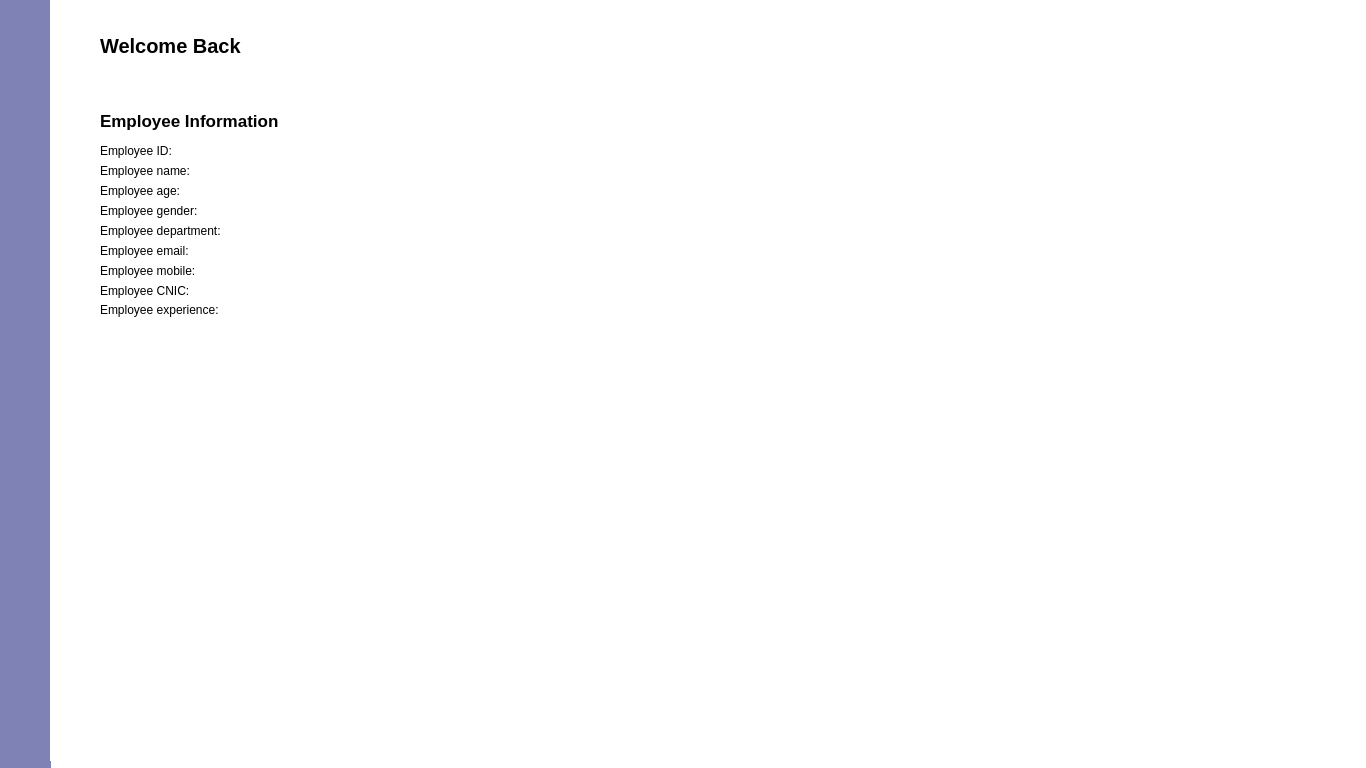
<?xml version="1.0" encoding="UTF-8"?>
<ui version="4.0">
 <class>Dashboard</class>
 <widget class="QDialog" name="Dashboard">
  <property name="geometry">
   <rect>
    <x>0</x>
    <y>0</y>
    <width>1366</width>
    <height>768</height>
   </rect>
  </property>
  <property name="windowTitle">
   <string>Dashboard</string>
  </property>
  <property name="styleSheet">
   <string notr="true">background-color: rgb(255, 255, 255);</string>
  </property>
  <widget class="QWidget" name="nav_widget" native="true">
   <property name="geometry">
    <rect>
     <x>0</x>
     <y>0</y>
     <width>51</width>
     <height>768</height>
    </rect>
   </property>
   <property name="styleSheet">
    <string notr="true">background-color: rgb(127, 130, 181); 
border: none;</string>
   </property>
   <widget class="QPushButton" name="salary_btn">
    <property name="geometry">
     <rect>
      <x>10</x>
      <y>150</y>
      <width>31</width>
      <height>21</height>
     </rect>
    </property>
    <property name="cursor">
     <cursorShape>PointingHandCursor</cursorShape>
    </property>
    <property name="styleSheet">
     <string notr="true">border: none;
 background-color: transparent;</string>
    </property>
    <property name="text">
     <string/>
    </property>
   </widget>
   <widget class="QPushButton" name="performance_btn">
    <property name="geometry">
     <rect>
      <x>10</x>
      <y>220</y>
      <width>31</width>
      <height>21</height>
     </rect>
    </property>
    <property name="cursor">
     <cursorShape>PointingHandCursor</cursorShape>
    </property>
    <property name="styleSheet">
     <string notr="true">border: none;
 background-color: transparent;</string>
    </property>
    <property name="text">
     <string/>
    </property>
   </widget>
   <widget class="QPushButton" name="attendance_btn">
    <property name="geometry">
     <rect>
      <x>10</x>
      <y>190</y>
      <width>31</width>
      <height>21</height>
     </rect>
    </property>
    <property name="cursor">
     <cursorShape>PointingHandCursor</cursorShape>
    </property>
    <property name="styleSheet">
     <string notr="true">border: none;
 background-color: transparent;</string>
    </property>
    <property name="text">
     <string/>
    </property>
   </widget>
   <widget class="QPushButton" name="logout_btn">
    <property name="geometry">
     <rect>
      <x>10</x>
      <y>260</y>
      <width>31</width>
      <height>21</height>
     </rect>
    </property>
    <property name="cursor">
     <cursorShape>PointingHandCursor</cursorShape>
    </property>
    <property name="styleSheet">
     <string notr="true">border: none;
 background-color: transparent;</string>
    </property>
    <property name="text">
     <string/>
    </property>
   </widget>
   <widget class="QLabel" name="emp_label">
    <property name="geometry">
     <rect>
      <x>10</x>
      <y>30</y>
      <width>21</width>
      <height>31</height>
     </rect>
    </property>
    <property name="text">
     <string/>
    </property>
    <property name="pixmap">
     <pixmap>../icons/employee.png</pixmap>
    </property>
   </widget>
   <widget class="QPushButton" name="home_btn">
    <property name="geometry">
     <rect>
      <x>10</x>
      <y>110</y>
      <width>31</width>
      <height>21</height>
     </rect>
    </property>
    <property name="cursor">
     <cursorShape>PointingHandCursor</cursorShape>
    </property>
    <property name="text">
     <string/>
    </property>
   </widget>
  </widget>
  <widget class="QStackedWidget" name="stackedWidget">
   <property name="geometry">
    <rect>
     <x>50</x>
     <y>0</y>
     <width>1311</width>
     <height>761</height>
    </rect>
   </property>
   <property name="styleSheet">
    <string notr="true">background-color: white;</string>
   </property>
   <widget class="QWidget" name="home_page">
    <widget class="QWidget" name="widget" native="true">
     <property name="geometry">
      <rect>
       <x>40</x>
       <y>80</y>
       <width>491</width>
       <height>241</height>
      </rect>
     </property>
     <widget class="QLabel" name="empInfo_label">
      <property name="geometry">
       <rect>
        <x>10</x>
        <y>30</y>
        <width>211</width>
        <height>21</height>
       </rect>
      </property>
      <property name="styleSheet">
       <string notr="true">color: black;
font-size: 17px;
font-weight: 1000;
</string>
      </property>
      <property name="text">
       <string>Employee Information</string>
      </property>
     </widget>
     <widget class="QLabel" name="empID_label">
      <property name="geometry">
       <rect>
        <x>10</x>
        <y>60</y>
        <width>241</width>
        <height>21</height>
       </rect>
      </property>
      <property name="styleSheet">
       <string notr="true">color: black;

</string>
      </property>
      <property name="text">
       <string>Employee ID:</string>
      </property>
     </widget>
     <widget class="QLabel" name="empName_label">
      <property name="geometry">
       <rect>
        <x>10</x>
        <y>80</y>
        <width>241</width>
        <height>21</height>
       </rect>
      </property>
      <property name="styleSheet">
       <string notr="true">color: black;

</string>
      </property>
      <property name="text">
       <string>Employee name:</string>
      </property>
     </widget>
     <widget class="QLabel" name="empEmail_label">
      <property name="geometry">
       <rect>
        <x>10</x>
        <y>160</y>
        <width>241</width>
        <height>21</height>
       </rect>
      </property>
      <property name="styleSheet">
       <string notr="true">color: black;

</string>
      </property>
      <property name="text">
       <string>Employee email:</string>
      </property>
     </widget>
     <widget class="QLabel" name="empDept_label">
      <property name="geometry">
       <rect>
        <x>10</x>
        <y>140</y>
        <width>241</width>
        <height>21</height>
       </rect>
      </property>
      <property name="styleSheet">
       <string notr="true">color: black;
</string>
      </property>
      <property name="text">
       <string>Employee department:</string>
      </property>
     </widget>
     <widget class="QLabel" name="empMobile_label">
      <property name="geometry">
       <rect>
        <x>10</x>
        <y>180</y>
        <width>241</width>
        <height>21</height>
       </rect>
      </property>
      <property name="styleSheet">
       <string notr="true">color: black;

</string>
      </property>
      <property name="text">
       <string>Employee mobile: </string>
      </property>
     </widget>
     <widget class="QLabel" name="empCnic_label">
      <property name="geometry">
       <rect>
        <x>10</x>
        <y>200</y>
        <width>431</width>
        <height>21</height>
       </rect>
      </property>
      <property name="styleSheet">
       <string notr="true">color: black;

</string>
      </property>
      <property name="text">
       <string>Employee CNIC:</string>
      </property>
     </widget>
     <widget class="QLabel" name="empExp_label">
      <property name="geometry">
       <rect>
        <x>10</x>
        <y>220</y>
        <width>241</width>
        <height>20</height>
       </rect>
      </property>
      <property name="styleSheet">
       <string notr="true">color: black;

</string>
      </property>
      <property name="text">
       <string>Employee experience:</string>
      </property>
     </widget>
     <widget class="QLabel" name="empAge_label">
      <property name="geometry">
       <rect>
        <x>10</x>
        <y>100</y>
        <width>241</width>
        <height>21</height>
       </rect>
      </property>
      <property name="styleSheet">
       <string notr="true">color: black;

</string>
      </property>
      <property name="text">
       <string>Employee age:</string>
      </property>
     </widget>
     <widget class="QLabel" name="empGender_label">
      <property name="geometry">
       <rect>
        <x>10</x>
        <y>120</y>
        <width>241</width>
        <height>21</height>
       </rect>
      </property>
      <property name="styleSheet">
       <string notr="true">color: black;

</string>
      </property>
      <property name="text">
       <string>Employee gender:</string>
      </property>
     </widget>
    </widget>
    <widget class="QLabel" name="profile_img_1">
     <property name="geometry">
      <rect>
       <x>1150</x>
       <y>0</y>
       <width>160</width>
       <height>120</height>
      </rect>
     </property>
     <property name="text">
      <string/>
     </property>
    </widget>
    <widget class="QLabel" name="welcome_label">
     <property name="geometry">
      <rect>
       <x>50</x>
       <y>30</y>
       <width>481</width>
       <height>31</height>
      </rect>
     </property>
     <property name="styleSheet">
      <string notr="true">color: black;
font-size: 20px;
font-weight: 1000;</string>
     </property>
     <property name="text">
      <string>Welcome Back</string>
     </property>
    </widget>
    <widget class="QLabel" name="quote_label">
     <property name="geometry">
      <rect>
       <x>200</x>
       <y>630</y>
       <width>891</width>
       <height>131</height>
      </rect>
     </property>
     <property name="text">
      <string/>
     </property>
     <property name="pixmap">
      <pixmap>../Downloads/output-onlinepngtools (2).png</pixmap>
     </property>
    </widget>
   </widget>
   <widget class="QWidget" name="salary_page">
    <widget class="QLabel" name="label">
     <property name="geometry">
      <rect>
       <x>50</x>
       <y>90</y>
       <width>241</width>
       <height>31</height>
      </rect>
     </property>
     <property name="styleSheet">
      <string notr="true">color: black;
font-size: 17px;
font-weight: 1000;
</string>
     </property>
     <property name="text">
      <string/>
     </property>
    </widget>
    <widget class="QLabel" name="profile_img_2">
     <property name="geometry">
      <rect>
       <x>1150</x>
       <y>0</y>
       <width>160</width>
       <height>120</height>
      </rect>
     </property>
     <property name="text">
      <string/>
     </property>
    </widget>
    <widget class="QLabel" name="label_5">
     <property name="geometry">
      <rect>
       <x>50</x>
       <y>30</y>
       <width>281</width>
       <height>31</height>
      </rect>
     </property>
     <property name="styleSheet">
      <string notr="true">color: black;
font-size: 20px;
font-weight: 1000;
</string>
     </property>
     <property name="text">
      <string>Salary</string>
     </property>
    </widget>
   </widget>
   <widget class="QWidget" name="attendance_page">
    <widget class="QLabel" name="profile_img_3">
     <property name="geometry">
      <rect>
       <x>1150</x>
       <y>0</y>
       <width>160</width>
       <height>120</height>
      </rect>
     </property>
     <property name="text">
      <string/>
     </property>
    </widget>
    <widget class="QWidget" name="widget_2" native="true">
     <property name="geometry">
      <rect>
       <x>30</x>
       <y>260</y>
       <width>571</width>
       <height>171</height>
      </rect>
     </property>
     <widget class="QWidget" name="widget_3" native="true">
      <property name="geometry">
       <rect>
        <x>20</x>
        <y>50</y>
        <width>101</width>
        <height>81</height>
       </rect>
      </property>
      <widget class="QLabel" name="label_2">
       <property name="geometry">
        <rect>
         <x>10</x>
         <y>10</y>
         <width>81</width>
         <height>16</height>
        </rect>
       </property>
       <property name="styleSheet">
        <string notr="true">color: black;
font-size: 15px;</string>
       </property>
       <property name="text">
        <string>Total leaves</string>
       </property>
      </widget>
      <widget class="QLabel" name="total_leaves_label">
       <property name="geometry">
        <rect>
         <x>40</x>
         <y>40</y>
         <width>21</width>
         <height>16</height>
        </rect>
       </property>
       <property name="styleSheet">
        <string notr="true">color: black;
font-size: 15px;</string>
       </property>
       <property name="text">
        <string/>
       </property>
      </widget>
     </widget>
     <widget class="QWidget" name="widget_4" native="true">
      <property name="geometry">
       <rect>
        <x>140</x>
        <y>50</y>
        <width>141</width>
        <height>81</height>
       </rect>
      </property>
      <widget class="QLabel" name="label_4">
       <property name="geometry">
        <rect>
         <x>10</x>
         <y>9</y>
         <width>121</width>
         <height>21</height>
        </rect>
       </property>
       <property name="styleSheet">
        <string notr="true">color: black;
font-size: 15px;</string>
       </property>
       <property name="text">
        <string>Approved leaves</string>
       </property>
      </widget>
      <widget class="QLabel" name="approved_leaves_label">
       <property name="geometry">
        <rect>
         <x>60</x>
         <y>40</y>
         <width>21</width>
         <height>16</height>
        </rect>
       </property>
       <property name="styleSheet">
        <string notr="true">color: black;
font-size: 15px;</string>
       </property>
       <property name="text">
        <string/>
       </property>
      </widget>
     </widget>
     <widget class="QWidget" name="widget_5" native="true">
      <property name="geometry">
       <rect>
        <x>290</x>
        <y>50</y>
        <width>131</width>
        <height>81</height>
       </rect>
      </property>
      <widget class="QLabel" name="label_6">
       <property name="geometry">
        <rect>
         <x>10</x>
         <y>10</y>
         <width>111</width>
         <height>21</height>
        </rect>
       </property>
       <property name="styleSheet">
        <string notr="true">color: black;
font-size: 15px;</string>
       </property>
       <property name="text">
        <string>Rejected leaves</string>
       </property>
      </widget>
      <widget class="QLabel" name="rejected_leaves_label">
       <property name="geometry">
        <rect>
         <x>50</x>
         <y>40</y>
         <width>21</width>
         <height>16</height>
        </rect>
       </property>
       <property name="styleSheet">
        <string notr="true">color: black;
font-size: 15px;</string>
       </property>
       <property name="text">
        <string/>
       </property>
      </widget>
     </widget>
     <widget class="QWidget" name="widget_6" native="true">
      <property name="geometry">
       <rect>
        <x>430</x>
        <y>50</y>
        <width>121</width>
        <height>81</height>
       </rect>
      </property>
      <widget class="QLabel" name="widget_7">
       <property name="geometry">
        <rect>
         <x>30</x>
         <y>10</y>
         <width>61</width>
         <height>21</height>
        </rect>
       </property>
       <property name="styleSheet">
        <string notr="true">color: black;
font-size: 15px;</string>
       </property>
       <property name="text">
        <string>Pending</string>
       </property>
      </widget>
      <widget class="QLabel" name="pending_leaves_label">
       <property name="geometry">
        <rect>
         <x>50</x>
         <y>40</y>
         <width>21</width>
         <height>16</height>
        </rect>
       </property>
       <property name="styleSheet">
        <string notr="true">color: black;
font-size: 15px;</string>
       </property>
       <property name="text">
        <string/>
       </property>
      </widget>
     </widget>
    </widget>
    <widget class="QLabel" name="label_3">
     <property name="geometry">
      <rect>
       <x>50</x>
       <y>30</y>
       <width>291</width>
       <height>31</height>
      </rect>
     </property>
     <property name="styleSheet">
      <string notr="true">color: black;
font-size: 20px;
font-weight: 1000;</string>
     </property>
     <property name="text">
      <string>Attendance</string>
     </property>
    </widget>
    <widget class="QPushButton" name="leave_btn">
     <property name="geometry">
      <rect>
       <x>90</x>
       <y>460</y>
       <width>181</width>
       <height>41</height>
      </rect>
     </property>
     <property name="cursor">
      <cursorShape>PointingHandCursor</cursorShape>
     </property>
     <property name="styleSheet">
      <string notr="true">background-color: rgb(127, 130, 181); 
border: none;
color: white;
font-weight: 500;</string>
     </property>
     <property name="text">
      <string>Apply for leave</string>
     </property>
    </widget>
   </widget>
   <widget class="QWidget" name="performance_page">
    <widget class="QLabel" name="profile_img_4">
     <property name="geometry">
      <rect>
       <x>1150</x>
       <y>0</y>
       <width>160</width>
       <height>120</height>
      </rect>
     </property>
     <property name="text">
      <string/>
     </property>
    </widget>
    <widget class="QLabel" name="label_8">
     <property name="geometry">
      <rect>
       <x>50</x>
       <y>30</y>
       <width>281</width>
       <height>31</height>
      </rect>
     </property>
     <property name="styleSheet">
      <string notr="true">color: black;
font-size: 20px;
font-weight: 1000;
</string>
     </property>
     <property name="text">
      <string>Performance</string>
     </property>
    </widget>
   </widget>
  </widget>
 </widget>
 <resources/>
 <connections/>
</ui>
